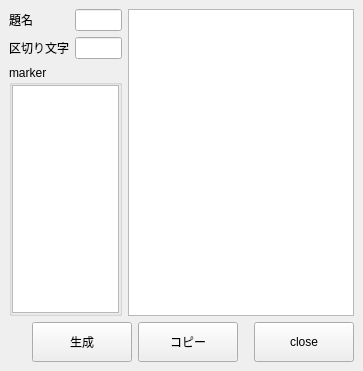
<?xml version="1.0" encoding="UTF-8"?>
<ui version="4.0">
 <class>MainWindow</class>
 <widget class="QMainWindow" name="MainWindow">
  <property name="geometry">
   <rect>
    <x>0</x>
    <y>0</y>
    <width>363</width>
    <height>371</height>
   </rect>
  </property>
  <property name="windowTitle">
   <string>MainWindow</string>
  </property>
  <widget class="QWidget" name="centralwidget">
   <layout class="QVBoxLayout" name="verticalLayout_3">
    <item>
     <layout class="QHBoxLayout" name="horizontalLayout_2" stretch="1,2">
      <item>
       <layout class="QVBoxLayout" name="verticalLayout_2">
        <item>
         <layout class="QFormLayout" name="formLayout">
          <item row="0" column="0">
           <widget class="QLabel" name="label">
            <property name="text">
             <string>題名</string>
            </property>
           </widget>
          </item>
          <item row="0" column="1">
           <widget class="QLineEdit" name="titleLineEdit"/>
          </item>
          <item row="1" column="0">
           <widget class="QLabel" name="label_2">
            <property name="text">
             <string>区切り文字</string>
            </property>
           </widget>
          </item>
          <item row="1" column="1">
           <widget class="QLineEdit" name="delimiterLineEdit"/>
          </item>
         </layout>
        </item>
        <item>
         <widget class="QGroupBox" name="groupBox">
          <property name="sizePolicy">
           <sizepolicy hsizetype="Expanding" vsizetype="Expanding">
            <horstretch>0</horstretch>
            <verstretch>0</verstretch>
           </sizepolicy>
          </property>
          <property name="title">
           <string>marker</string>
          </property>
          <layout class="QVBoxLayout" name="verticalLayout">
           <property name="leftMargin">
            <number>0</number>
           </property>
           <property name="topMargin">
            <number>0</number>
           </property>
           <property name="rightMargin">
            <number>0</number>
           </property>
           <property name="bottomMargin">
            <number>0</number>
           </property>
           <item>
            <widget class="QListView" name="markerListView">
             <property name="baseSize">
              <size>
               <width>0</width>
               <height>0</height>
              </size>
             </property>
             <property name="editTriggers">
              <set>QAbstractItemView::NoEditTriggers</set>
             </property>
             <property name="selectionBehavior">
              <enum>QAbstractItemView::SelectRows</enum>
             </property>
            </widget>
           </item>
          </layout>
         </widget>
        </item>
       </layout>
      </item>
      <item>
       <widget class="QPlainTextEdit" name="chapterPlainTextEdit"/>
      </item>
     </layout>
    </item>
    <item>
     <layout class="QHBoxLayout" name="horizontalLayout">
      <property name="sizeConstraint">
       <enum>QLayout::SetDefaultConstraint</enum>
      </property>
      <item>
       <spacer name="horizontalSpacer_2">
        <property name="orientation">
         <enum>Qt::Horizontal</enum>
        </property>
        <property name="sizeHint" stdset="0">
         <size>
          <width>40</width>
          <height>20</height>
         </size>
        </property>
       </spacer>
      </item>
      <item>
       <widget class="QPushButton" name="makeButton">
        <property name="minimumSize">
         <size>
          <width>100</width>
          <height>40</height>
         </size>
        </property>
        <property name="text">
         <string>生成</string>
        </property>
       </widget>
      </item>
      <item>
       <widget class="QPushButton" name="copyButton">
        <property name="minimumSize">
         <size>
          <width>100</width>
          <height>40</height>
         </size>
        </property>
        <property name="text">
         <string>コピー</string>
        </property>
       </widget>
      </item>
      <item>
       <spacer name="horizontalSpacer">
        <property name="orientation">
         <enum>Qt::Horizontal</enum>
        </property>
        <property name="sizeType">
         <enum>QSizePolicy::Fixed</enum>
        </property>
        <property name="sizeHint" stdset="0">
         <size>
          <width>10</width>
          <height>20</height>
         </size>
        </property>
       </spacer>
      </item>
      <item>
       <widget class="QPushButton" name="closeButton">
        <property name="minimumSize">
         <size>
          <width>100</width>
          <height>40</height>
         </size>
        </property>
        <property name="text">
         <string>close</string>
        </property>
       </widget>
      </item>
     </layout>
    </item>
   </layout>
  </widget>
 </widget>
 <resources/>
 <connections/>
</ui>
